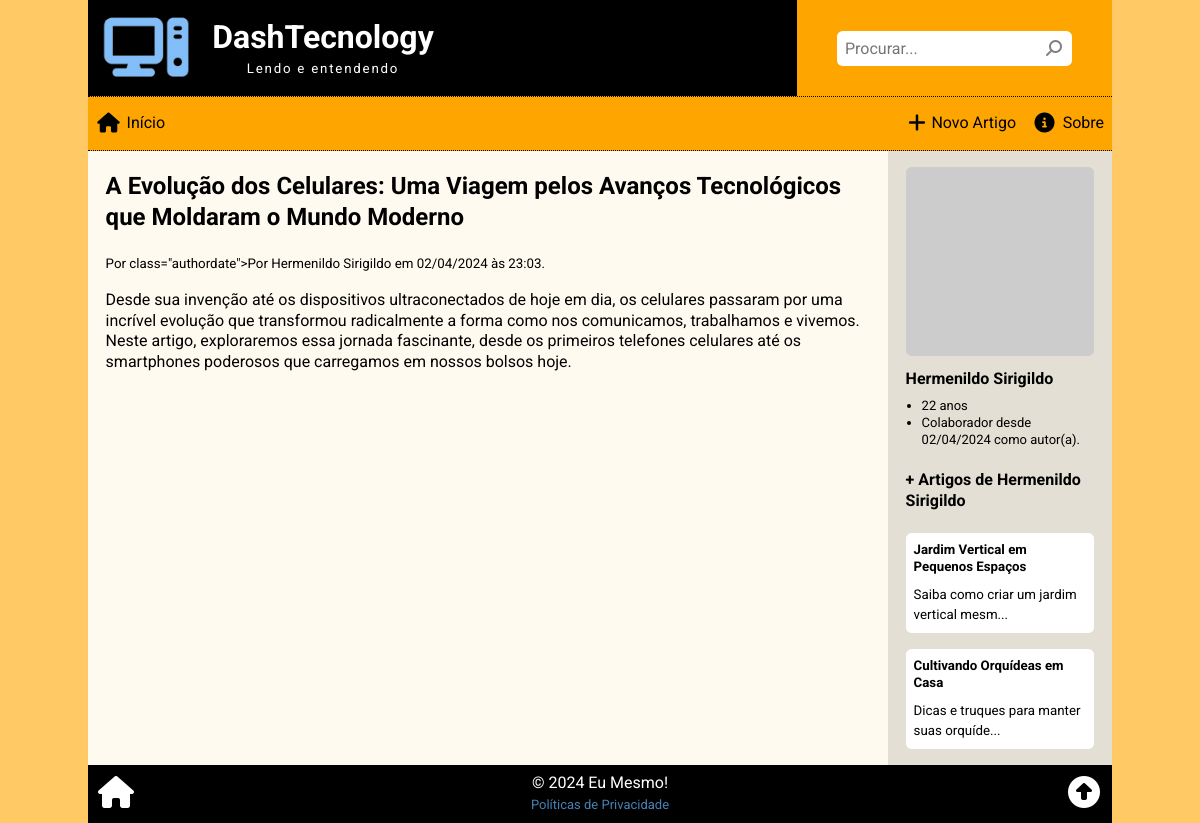
Screenshot of /view.php?id=2 with the database file from the repository.
### tables this page shows
CREATE TABLE article (
    art_id INT PRIMARY KEY AUTO_INCREMENT,
    art_date TIMESTAMP DEFAULT CURRENT_TIMESTAMP,
    art_thumbnail VARCHAR(255),
    art_title VARCHAR(127),
    art_summary VARCHAR(255),
    art_author INT,
    art_content TEXT,
    art_views INT DEFAULT '0',
    art_status ENUM('on', 'off', 'del') DEFAULT 'on',
    FOREIGN KEY (art_author) REFERENCES employee(emp_id)
);

CREATE TABLE employee (
    emp_id INT PRIMARY KEY AUTO_INCREMENT,
    emp_date TIMESTAMP DEFAULT CURRENT_TIMESTAMP,
    emp_photo VARCHAR(255),
    emp_name VARCHAR(127) NOT NULL,
    emp_birth DATE,
    emp_email VARCHAR(255) NOT NULL,
    emp_password VARCHAR(63) NOT NULL,
    emp_type ENUM('admin', 'author', 'moderator') DEFAULT 'moderator',
    emp_status ENUM('on', 'off', 'del') DEFAULT 'on'
);

### _global.php (called while the page is built, shortened)
<?php
$site = [
    "sitename" => "DashTecnology",
    "title" => "DashTecnology",
    "slogan" => "Lendo e entendendo",
    "logo" => "logo02.png",
    "mysql_hostname" => "localhost",
    "mysql_username" => "root",
    "mysql_password" => "",
    "mysql_database" => "helloword",
    "summary_length" => 40,
    "social_list" => [
        [
            "name" => "GitHub.com",
            "link" => "https://github.com/Luferat",
            "icon" => "fa-brands fa-square-github fa-fw",
            "color" => "#333"
        ], [
            "name" => "X / Twitter",
            "link" => "https://twitter.com/Luferat",
            "icon" => "fa-brands fa-square-x-twitter fa-fw",
            "color" => "#14171a"
        ], [
            "name" => "Youtube",
            "link" => "https://www.youtube.com/channel/UCkN6I-gfJlL5lUj9shkyxPQ",
            "icon" => "fa-brands fa-square-youtube fa-fw",
            "color" => "#ff0000"
        ], [
            "name" => "Facebook",
            "link" => "https://facebook.com/Luferat",
            "icon" => "fa-brands fa-square-facebook fa-fw",
            "color" => "#1877f2"
        ], [
            "name" => "Instagram",
            "link" => "https://instagram.com/Luferat",
            "icon" => "fa-brands fa-square-instagram fa-fw",
            "color" => "#405de6"
        ], [
            "name" => "LinkedIn",
            "link" => "https://www.linkedin.com/in/luferat/",
            "icon" => "fa-brands fa-linkedin fa-fw",
            "color" => "#0a66c2"
        ]
    ]
];

### view.php (the view, shortened to what this page needs)
<?php
require("_global.php");
$id = isset($_GET['id']) ? intval($_GET['id']) : 0;
$sql = <<<SQL
SELECT
 	-- Obtém os campos de article necessários
 	art_id, art_title, art_content,
    -- Obtém a data formatada para o pseudo-campo art_datebr
    -- Referência: https://www.w3schools.com/sql/func_mysql_date_format.asp
    DATE_FORMAT(art_date, "%d/%m/%Y às %H:%i") AS art_datebr,
    -- Obtém os campos de employee necessários
    emp_id, emp_photo, emp_name, emp_type,
    -- Obtém a data formatada de cadastro do emplyee para o pseudo-campo emp_datebr
    DATE_FORMAT(emp_date, "%d/%m/%Y") AS emp_datebr,
    -- Obtém a idade do employee em anos
    -- Referências: https://www.w3schools.com/sql/func_mysql_timediff.asp
    TIMESTAMPDIFF(YEAR, emp_birth, CURDATE()) AS emp_age
-- Tabela original
FROM `article`
-- Faz a junção das tabelas 'article' e 'employee'
INNER JOIN `employee` ON art_author = emp_id
-- Regras para obter os dados
WHERE art_id = '{$id}'
	-- A data deve ser menor ou igual a agora
    -- Não obtém artigos agendados para o futuro
	AND art_date <= NOW()
    -- O artigo deve estar online
    AND art_status = 'on';
SQL;
$res = $conn->query($sql);
$art = $res->fetch_assoc();
$article = <<<ART
<div class="article">
    <h2>{$art['art_title']}</h2>
    <small>Por class="authordate">Por {$art['emp_name']} em {$art['art_datebr']}.</small>
    <div>{$art['art_content']}</div>
</div>
ART;
$sql = <<<SQL
UPDATE article
    SET art_views = art_views + 1
WHERE art_id = '{$id}';
SQL;
$conn->query($sql);
switch ($art['emp_type']) {
    case 'author':
        $emp_type = 'autor(a)';
        break;
};
$aside_author = <<<HTML
<div class="aside-author">
    <img src="{$art['emp_photo']}" alt="{$art['emp_name']}">
    <h4>{$art['emp_name']} </h4>
    <ul>
        <li>{$art['emp_age']} anos</li>
        <li>Colaborador desde {$art['emp_datebr']} como {$emp_type}.</li>
    </ul>
</div>
HTML;
$NameAuthor = <<<HTML
<h4>{$art['emp_name']} </h4>
HTML;
$sql = <<<SQL
-- Seleciona
SELECT
	-- os campos necessários
	art_id, art_title, art_summary
-- da tabela 'article'
FROM `article`
-- quando
WHERE
	-- o id do author é este
	art_author = '{$art['emp_id']}'
    -- não pegar o artigo atual
    AND art_id != '{$art['art_id']}'
    -- data atual ou no passado
    AND art_date <= NOW()
    -- status online
    AND art_status = 'on'
-- ordenados de forma aleatória
-- Referências: https://w3schools.com/sql/func_mysql_rand.asp
ORDER BY RAND()
-- limitado ao máximo de 3 registros
LIMIT 3;
SQL;
$res = $conn->query($sql);
$aside_articles =  <<<HTML
<h4>+ Artigos de  <?php echo $NameAuthor </h4><div class="aside_article">
HTML;
while ($aart = $res->fetch_assoc()) :
    if (strlen($aart['art_summary']) > $site['summary_length'])
        $art_summary = mb_substr(
            $aart['art_summary'],
            0,
            $site['summary_length']
        ) . "...";
    $aside_articles .= <<<HTML
<div onclick="location.href = 'view.php?id={$aart['art_id']}'">
    <h5>{$aart['art_title']}</h5>
    <p><small title="{$aart['art_summary']}">{$art_summary}</small></p>
</div>
HTML;
endwhile;
$aside_articles .= '</div>';
require('_header.php');
?>
<article>
    <?php
    echo $article;
    ?>
</article>
<aside>
    <?php
    echo $aside_author;
    echo $aside_articles;
    ?>
</aside>
<?php
require('_footer.php');
?>

### assets/css/global.css (style rules this page uses)
* { box-sizing: border-box; outline: none; }
html, body { position: relative; width: 100%; height: 100%; padding: 0; margin: 0; font-family: 'Roboto', Arial, Helvetica, sans-serif; font-size: 16px; line-height: 1.3; }
body { background-color: rgba(255, 166, 0, 0.6); background-image: url('../img/back01.png'); background-attachment: fixed; background-position: center; background-repeat: repeat; }
main article, main aside { padding: 0 1.1rem; }
main article { background-color: rgba(255, 255, 255, .9); flex-grow: 3; }
main aside { background-color: rgba(226, 226, 226, 0.9); min-height: 9rem; }
@media only screen and (min-width: 768px) { main aside { min-width: 14rem; max-width: 14rem; } }

### assets/css/view.css (style rules this page uses)
.aside-author { margin-top: 1rem; }
.aside-author img, .aside_article img { width: 100%; height: auto; }
.aside-author img { border-radius: .35rem; }
.aside-author h4 { margin: .5rem 0; }
.aside-author ul { font-size: small; margin: 0; padding: 0; padding-left: 1rem; }
.aside_article div { background-color: white; padding: .5rem; border-radius: .35rem; cursor: pointer; margin-bottom: 1rem; }
.aside_article h5 { margin: 0; }
.aside_article p { margin: .5rem 0 0 0; }

### rows the page displays
article: art_title "A Evolução dos Celulares: Uma Viagem pelos Avanços Tecnológicos que Moldaram o Mundo Moderno", art_author.emp_name "Hermenildo Sirigildo", art_content "Desde sua invenção até os dispositivos ultraconectados de hoje em dia, os celulares passaram por uma incrível evolução que transformou radicalmente a forma como nos comunicamos, trabalhamos e vivemos. Neste artigo, exploraremos essa jornada fascinante, desde os primeiros telefones celulares até os smartphones poderosos que carregamos em nossos bolsos hoje.", art_author.emp_type "autor(a)"
article: art_title "Jardim Vertical em Pequenos Espaços", art_summary "Saiba como criar um jardim vertical mesm..."
article: art_title "Cultivando Orquídeas em Casa", art_summary "Dicas e truques para manter suas orquíde..."

### other values shown
$site["title"] "DashTecnology"
$site["slogan"] "Lendo e entendendo"
$art['art_datebr'] "02/04/2024 às 23:03"
$art['emp_age'] "22"
$art['emp_datebr'] "02/04/2024"
